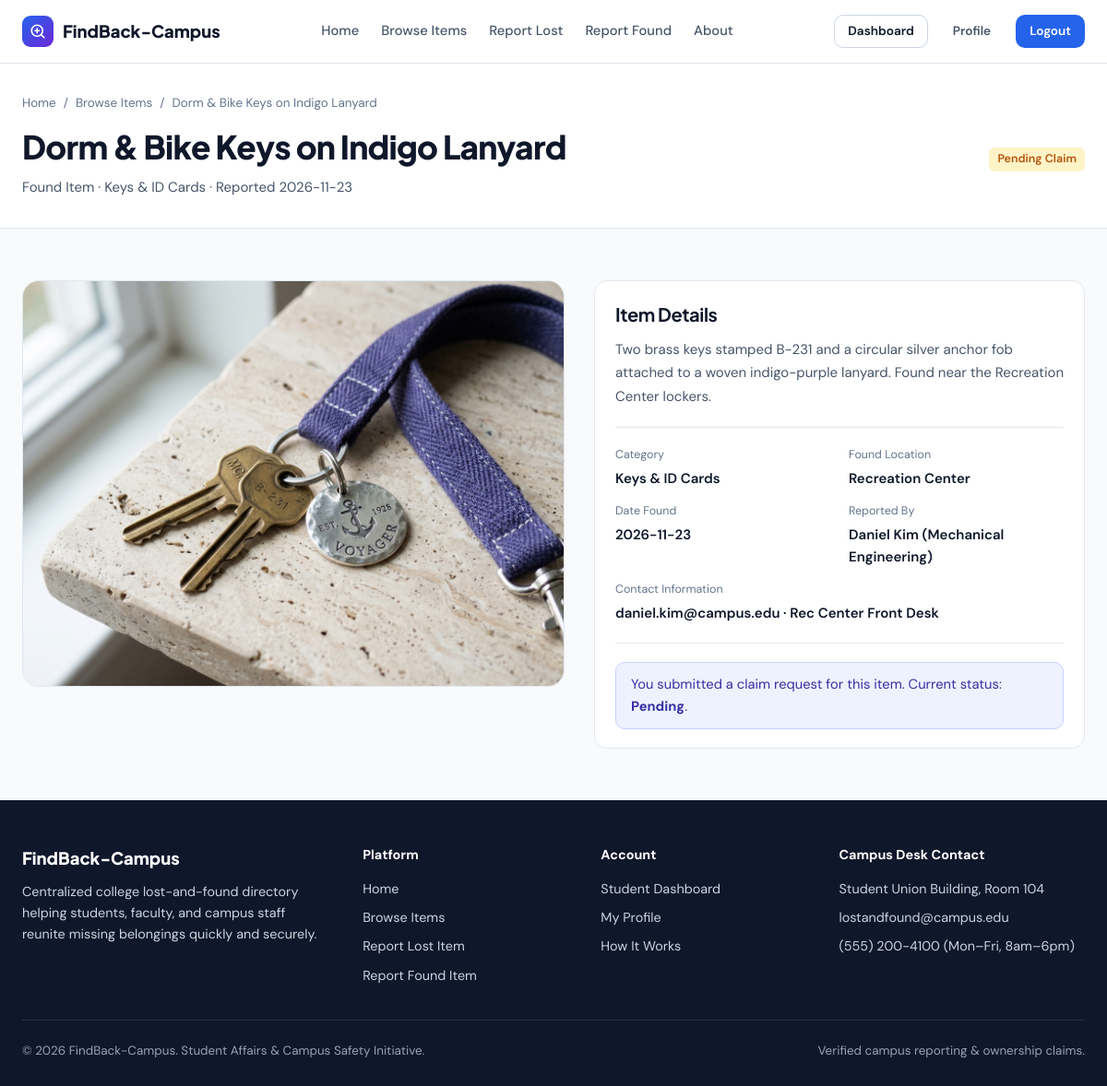
/item/5 (signed in), run on the app's committed database.
### tables this page shows
CREATE TABLE Items (
            id INTEGER PRIMARY KEY AUTOINCREMENT,
            user_id INTEGER NOT NULL,
            item_name TEXT NOT NULL,
            category TEXT NOT NULL,
            description TEXT NOT NULL,
            location TEXT NOT NULL,
            item_date TEXT NOT NULL,
            contact_info TEXT NOT NULL DEFAULT '',
            image TEXT DEFAULT '',
            item_type TEXT NOT NULL CHECK(item_type IN ('Lost', 'Found')),
            status TEXT NOT NULL DEFAULT 'Active',
            created_at TEXT NOT NULL DEFAULT (datetime('now')),
            FOREIGN KEY (user_id) REFERENCES Users(id) ON DELETE CASCADE
        );

CREATE TABLE Users (
            id INTEGER PRIMARY KEY AUTOINCREMENT,
            full_name TEXT NOT NULL,
            email TEXT NOT NULL UNIQUE,
            student_id TEXT NOT NULL,
            department TEXT NOT NULL,
            year TEXT NOT NULL,
            phone TEXT NOT NULL,
            password_hash TEXT NOT NULL,
            created_at TEXT NOT NULL DEFAULT (datetime('now'))
        );

CREATE TABLE Claims (
            id INTEGER PRIMARY KEY AUTOINCREMENT,
            item_id INTEGER NOT NULL,
            claimant_id INTEGER NOT NULL,
            claimant_name TEXT NOT NULL,
            student_id TEXT NOT NULL,
            claim_description TEXT NOT NULL,
            identifying_details TEXT NOT NULL,
            contact_number TEXT NOT NULL,
            status TEXT NOT NULL DEFAULT 'Pending' CHECK(status IN ('Pending', 'Approved', 'Rejected')),
            created_at TEXT NOT NULL DEFAULT (datetime('now')),
            FOREIGN KEY (item_id) REFERENCES Items(id) ON DELETE CASCADE,
            FOREIGN KEY (claimant_id) REFERENCES Users(id) ON DELETE CASCADE
        );

### app.py (the view)
@app.route("/item/<int:item_id>")
def item_details(item_id):
    db = get_db()
    item = db.execute(
        """
        SELECT Items.*, Users.full_name AS reporter_name,
               Users.department AS reporter_department,
               Users.year AS reporter_year
        FROM Items
        JOIN Users ON Items.user_id = Users.id
        WHERE Items.id = ?
        """,
        (item_id,),
    ).fetchone()
    if not item:
        abort(404)
    uid = session.get("user_id")
    is_owner = bool(uid and uid == item["user_id"])
    claims = []
    user_claim = None
    if is_owner:
        claims = db.execute(
            """
            SELECT Claims.*, Users.email AS claimant_email, Users.department AS claimant_department
            FROM Claims
            JOIN Users ON Claims.claimant_id = Users.id
            WHERE Claims.item_id = ?
            ORDER BY CASE Claims.status WHEN 'Pending' THEN 0 WHEN 'Approved' THEN 1 ELSE 2 END,
                     Claims.created_at DESC
            """,
            (item_id,),
        ).fetchall()
    elif uid:
        user_claim = db.execute(
            "SELECT * FROM Claims WHERE item_id = ? AND claimant_id = ? ORDER BY id DESC LIMIT 1",
            (item_id, uid),
        ).fetchone()
    return render_template(
        "item_details.html",
        item=item,
        is_owner=is_owner,
        claims=claims,
        user_claim=user_claim,
    )

### app.py (called while the page is built, shortened)
def get_db():
    if "db" not in g:
        conn = sqlite3.connect(DB_PATH)
        conn.row_factory = sqlite3.Row
        conn.execute("PRAGMA foreign_keys = ON;")
        g.db = conn
    return g.db

def get_csrf_token():
    token = session.get("_csrf_token")
    if not token:
        token = secrets.token_urlsafe(32)
        session["_csrf_token"] = token
    return token

@app.before_request
def csrf_protect():
    if request.method in ("POST", "PUT", "PATCH", "DELETE"):
        session_token = session.get("_csrf_token", "")
        form_token = request.form.get("csrf_token") or request.headers.get("X-CSRF-Token", "")
        if not session_token or not form_token or not hmac.compare_digest(session_token, form_token):
            flash("Your session form token expired. Please try submitting again.", "error")
            return redirect(request.referrer or url_for("index"))

@app.after_request
def adjust_session_cookie(response):
    is_https = (
        request.is_secure
        or request.headers.get("X-Forwarded-Proto", "").lower() == "https"
        or os.environ.get("APP_URL", "").startswith("https://")
    )
    if is_https:
        cookies = response.headers.getlist("Set-Cookie")
        updated = []
        changed = False
        if changed:
            del response.headers["Set-Cookie"]
            for cookie in updated:
                response.headers.add("Set-Cookie", cookie)
    return response

@app.context_processor
def inject_globals():
    user = None
    user_id = session.get("user_id")
    if user_id:
        db = get_db()
        row = db.execute(
            "SELECT id, full_name, email, student_id, department, year, phone, created_at FROM Users WHERE id = ?",
            (user_id,),
        ).fetchone()
        if row:
            user = dict(row)
        else:
            session.pop("user_id", None)
    return {
        "current_user": user,
        "csrf_token": get_csrf_token,
        "categories": CATEGORIES,
        "campus_locations": CAMPUS_LOCATIONS,
        "departments": DEPARTMENTS,
        "study_years": STUDY_YEARS,
    }

### templates/item_details.html (shortened to what this page needs)
{% extends "base.html" %}
{% block content %}
<section class="page-header">
  <div class="container">
    <div class="breadcrumb">
      <a href="{{ url_for('index') }}">Home</a>
      <span aria-hidden="true">/</span>
      <a href="{{ url_for('browse') }}">Browse Items</a>
      <span aria-hidden="true">/</span>
      <span>{{ item.item_name }}</span>
    </div>
    <div style="display: flex; flex-wrap: wrap; align-items: center; justify-content: space-between; gap: 14px;">
      <div>
        <h1 class="page-title">{{ item.item_name }}</h1>
        <p class="page-subtitle">{{ item.item_type }} Item &middot; {{ item.category }} &middot; Reported {{ item.created_at[:10] }}</p>
      </div>
      <div>
        {% if item.status == 'Returned' %}
          <span class="status-label status-returned">Returned to Owner</span>
        {% elif item.status == 'Pending Claim' or item.status == 'Claim Approved' %}
          <span class="status-label status-pending">{{ item.status }}</span>
        {% elif item.item_type == 'Lost' %}
          <span class="status-label status-lost">Lost Item</span>
        {% else %}
          <span class="status-label status-found">Found Item &middot; Available</span>
        {% endif %}
      </div>
    </div>
  </div>
</section>
<section class="section">
  <div class="container">
    <div class="details-grid">
      <div>
        <div class="details-image-frame">
          {% if item.image %}
            <img src="{{ url_for('static', filename=item.image) }}" alt="{{ item.item_name }}" />
          {% endif %}
        </div>
      </div>
      <div class="panel">
        <div class="panel-body">
          <h2 style="font-size: 1.25rem; margin-bottom: 10px;">Item Details</h2>
          <p style="color: var(--text-secondary); margin: 0; line-height: 1.7;">{{ item.description }}</p>
          <div class="spec-list">
            <div>
              <div class="spec-label">Category</div>
              <div class="spec-value">{{ item.category }}</div>
            </div>
            <div>
              <div class="spec-label">{% if item.item_type == 'Lost' %}Last Seen Location{% else %}Found Location{% endif %}</div>
              <div class="spec-value">{{ item.location }}</div>
            </div>
            <div>
              <div class="spec-label">{% if item.item_type == 'Lost' %}Date Lost{% else %}Date Found{% endif %}</div>
              <div class="spec-value tabular-nums">{{ item.item_date }}</div>
            </div>
            <div>
              <div class="spec-label">Reported By</div>
              <div class="spec-value">{{ item.reporter_name }} ({{ item.reporter_department }})</div>
            </div>
            <div style="grid-column: 1 / -1;">
              <div class="spec-label">Contact Information</div>
              {% if current_user %}
                <div class="spec-value">{{ item.contact_info }}</div>
              {% else %}
                <div style="font-size: 0.9rem; color: var(--text-secondary);">
                  <a href="{{ url_for('login', next=url_for('item_details', item_id=item.id)) }}" style="color: var(--blue-primary); font-weight: 600;">Sign in</a> with your campus account to view reporter contact details or submit a claim.
                </div>
              {% endif %}
            </div>
          </div>
          {% if is_owner %}
            <div style="display: flex; flex-wrap: wrap; gap: 10px; align-items: center;">
              <button type="button" id="toggle-edit-panel" class="btn btn-secondary btn-sm" aria-expanded="false">Edit Details</button>
              {% if item.status != 'Returned' %}
                <form method="POST" action="{{ url_for('mark_returned', item_id=item.id) }}" class="inline-form">
                  <input type="hidden" name="csrf_token" value="{{ csrf_token() }}" />
                  <button type="submit" class="btn btn-success btn-sm">Mark as Returned</button>
                </form>
              {% endif %}
              <button type="button" id="delete-start-btn" class="btn btn-danger btn-sm">Delete Listing</button>
              <span id="delete-confirm-box" style="display: none; gap: 8px; align-items: center;">
                <form method="POST" action="{{ url_for('delete_item', item_id=item.id) }}" class="inline-form">
                  <input type="hidden" name="csrf_token" value="{{ csrf_token() }}" />
                  <button type="submit" class="btn btn-danger btn-sm">Confirm Delete</button>
                </form>
                <button type="button" id="delete-cancel-btn" class="btn btn-ghost btn-sm">Cancel</button>
              </span>
            </div>
          {% elif item.item_type == 'Found' and item.status != 'Returned' %}
            {% if current_user %}
              {% if user_claim %}
                <div class="alert alert-info" style="margin: 0;">
                  <div class="alert-body">
                    <span>You submitted a claim request for this item. Current status: <strong>{{ user_claim.status }}</strong>.</span>
                  </div>
                </div>
              {% else %}
                <a href="{{ url_for('claim_item', item_id=item.id) }}" class="btn btn-purple btn-lg" style="width: 100%;">Claim This Item</a>
              {% endif %}
            {% else %}
              <a href="{{ url_for('login', next=url_for('claim_item', item_id=item.id)) }}" class="btn btn-primary btn-lg" style="width: 100%;">Sign In to Claim Item</a>
            {% endif %}
          {% elif item.status == 'Returned' %}
            <div class="alert alert-success" style="margin: 0;">
              <div class="alert-body">
                <span>This item has been confirmed returned to its rightful owner.</span>
              </div>
            </div>
          {% endif %}
        </div>
      </div>
    </div>
  </div>
</section>
{% endblock %}

### static/style.css (style rules this page uses)
:root { --bg-canvas: #F8FAFC; --bg-surface: #FFFFFF; --bg-subtle: #F1F5F9; --bg-indigo-tint: #EEF2FF; --bg-purple-tint: #F5F3FF; --bg-navy: #0F172A; --text-primary: #0F172A; --text-secondary: #475569; --text-muted: #64748B; --border-hairline: #E2E8F0; --border-strong: #CBD5E1; --blue-primary: #2563EB; --blue-hover: #1D4ED8; --blue-soft: #DBEAFE; --purple-accent: #6D28D9; --purple-hover: #5B21B6; --purple-soft: #EDE9FE; --green-text: #15803D; --green-bg: #DCFCE7; --amber-text: #B45309; --amber-bg: #FEF3C7; --red-text: #B91C1C; --red-bg: #FEE2E2; --radius-sm: 6px; --radius-md: 10px; --radius-lg: 14px; --radius-xl: 18px; --shadow-card: 0 1px 2px rgba(15, 23, 42, 0.04); --shadow-hover: 0 10px 24px -6px rgba(37, 99, 235, 0.10), 0 4px 10px -4px rgba(15, 23, 42, 0.05); --ease-smooth: cubic-bezier(0.16, 1, 0.3, 1); --font-display: 'Plus Jakarta Sans', -apple-system, BlinkMacSystemFont, 'Segoe UI', sans-serif; --font-body: 'DM Sans', -apple-system, BlinkMacSystemFont, 'Segoe UI', sans-serif; --font-mono: 'JetBrains Mono', ui-monospace, SFMono-Regular, monospace; }
*, *::before, *::after { box-sizing: border-box; }
html { scroll-behavior: smooth; }
body { margin: 0; min-height: 100vh; display: flex; flex-direction: column; background-color: var(--bg-canvas); color: var(--text-primary); font-family: var(--font-body); font-size: 15px; line-height: 1.6; -webkit-font-smoothing: antialiased; }
h1, h2, h3, h4, .font-display { font-family: var(--font-display); letter-spacing: -0.02em; color: var(--text-primary); margin-top: 0; }
.tabular-nums { font-variant-numeric: tabular-nums; }
a { color: inherit; text-decoration: none; }
img { display: block; max-width: 100%; }
.container { width: 100%; max-width: 1200px; margin: 0 auto; padding: 0 24px; }
.alert { display: flex; align-items: center; justify-content: space-between; gap: 12px; padding: 12px 16px; border-radius: var(--radius-md); border: 1px solid var(--border-hairline); background: var(--bg-surface); font-size: 0.92rem; }
.alert-body { display: flex; align-items: center; gap: 10px; }
.alert-info { background: var(--bg-indigo-tint); border-color: #C7D2FE; color: #3730A3; }
.section { padding: 56px 0; }
.status-label { display: inline-flex; align-items: center; gap: 5px; font-size: 0.78rem; font-weight: 600; padding: 3px 9px; border-radius: var(--radius-sm); white-space: nowrap; }
.status-pending { background: var(--amber-bg); color: var(--amber-text); }
.page-header { background: var(--bg-surface); border-bottom: 1px solid var(--border-hairline); padding: 32px 0; }
.breadcrumb { display: flex; align-items: center; gap: 8px; font-size: 0.84rem; color: var(--text-muted); margin-bottom: 8px; }
.page-title { font-size: clamp(1.6rem, 3vw, 2.2rem); font-weight: 800; margin-bottom: 4px; }
.page-subtitle { color: var(--text-secondary); margin: 0; }
.panel { background: var(--bg-surface); border: 1px solid var(--border-hairline); border-radius: var(--radius-lg); overflow: hidden; }
.panel-body { padding: 20px 22px; }
.details-grid { display: grid; grid-template-columns: 1.05fr 0.95fr; gap: 32px; align-items: start; }
.details-image-frame { border-radius: var(--radius-xl); overflow: hidden; border: 1px solid var(--border-hairline); background: var(--bg-surface); aspect-ratio: 4 / 3; }
.details-image-frame img { width: 100%; height: 100%; object-fit: cover; }
.spec-list { display: grid; grid-template-columns: repeat(2, minmax(0, 1fr)); gap: 14px 20px; padding: 20px 0; border-top: 1px solid var(--border-hairline); border-bottom: 1px solid var(--border-hairline); margin: 20px 0; }
.spec-label { font-size: 0.78rem; color: var(--text-muted); margin-bottom: 3px; }
.spec-value { font-weight: 600; color: var(--text-primary); }

### data on the page
Items: item_name "Dorm & Bike Keys on Indigo Lanyard", item_type "Found", category "Keys & ID Cards", created_at "2026-11-23", status "Pending Claim", image (picture), description "Two brass keys stamped B-231 and a circular silver anchor fob attached to a woven indigo-purple lanyard. Found near the Recreation Center lockers.", location "Recreation Center", item_date "2026-11-23", contact_info "daniel.kim@campus.edu · Rec Center Front Desk"
Users: reporter_name "Daniel Kim", reporter_department "Mechanical Engineering"
Claims: status "Pending"
